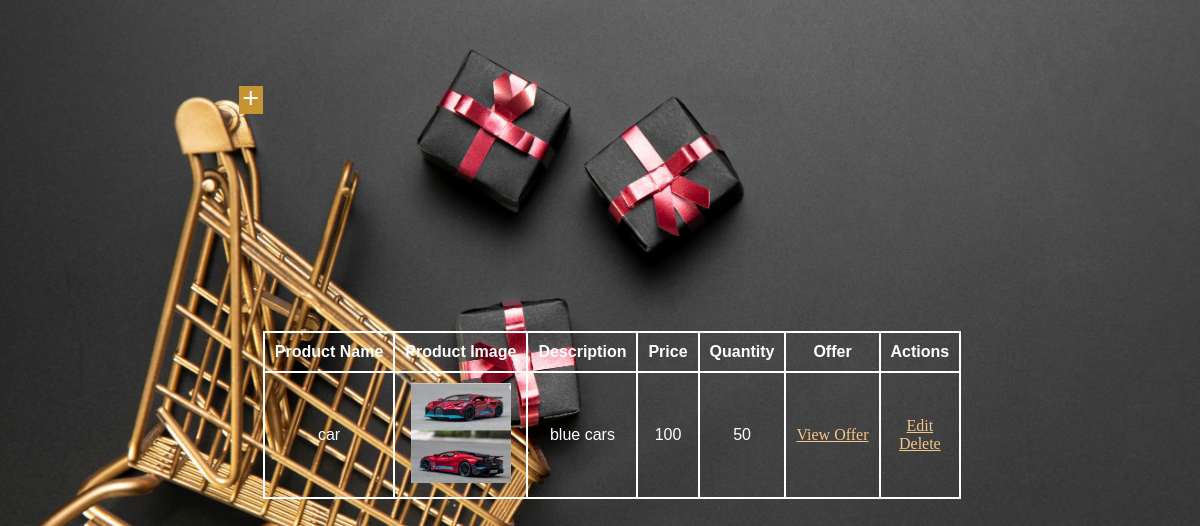
The app's page /sellerproduct, older data.
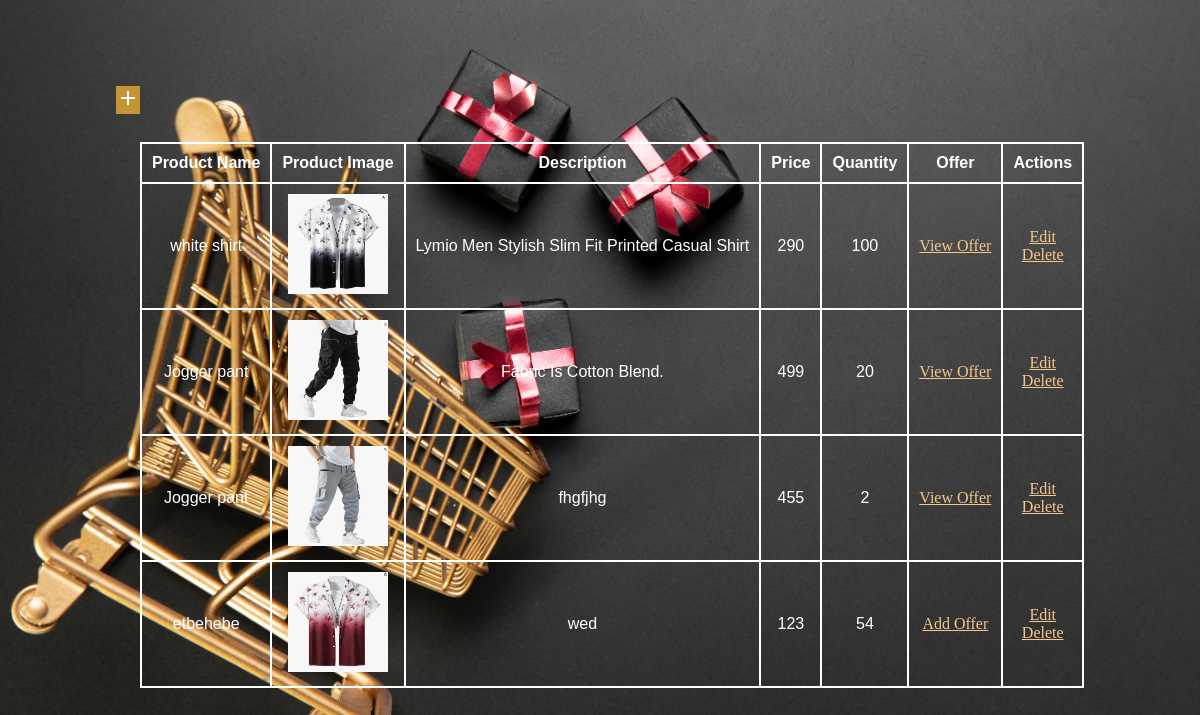
The same page, newer data.
### SpeedKartApp/models.py (models this page shows)
class Product_Table(models.Model):
    SELLER_ID = models.ForeignKey(Seller_Table, on_delete=models.CASCADE, null=True, blank=True)
    CATEGORY= models.ForeignKey(Category_Table, on_delete=models.CASCADE, null=True, blank=True)
    Product_name = models.CharField(max_length=100, null=True, blank=True)
    Product_image = models.FileField(upload_to='product/',null= True,blank=True)
    Description =  models.CharField(max_length= 100, null= True, blank= True)
    Price = models.IntegerField(null= True, blank= True)
    Quantity = models.IntegerField(null= True, blank= True)

### SpeedKartApp/views.py (the view)
# urls.py: path('sellerproduct', SellerProduct.as_view(), name="sellerproduct"),
class SellerProduct(View):
    def get(self, request):
        x=Product_Table.objects.all()
        return render(request, 'seller/manageproduct_seller.html', {'obj' : x})

### templates/seller/manageproduct_seller.html (shortened to what this page needs)
{% load static %}
<!DOCTYPE html>
<html lang="en">
<head>
    <link rel="stylesheet" href="{% static 'style.css' %}">
</head>
<body>
    <div class="test">
        <div class="add">
            <a href="/selleraddproduct"><i class="material-icons">add</i></a>
        </div>
        <table>
            <tr>
                <th>Product Name</th>
                <th>Product Image</th>
                <th>Description</th>
                <th>Price</th>
                <th>Quantity</th>
                <th>Offer</th>
                <th>Actions</th>
            </tr>
            {% for i in obj %}
            <tr>
                <td>{{ i.Product_name }}</td>
                <td>
                    <img src="{{ i.Product_image.url }}" alt="Product Image" height="100px" width="100px">
                </td>
                <td>{{ i.Description }}</td>
                <td>{{ i.Price }}</td>
                <td>{{ i.Quantity }}</td>
                <td>
                    {% if i.offer_table_set.exists %}
                        <a href="/viewoffer/{{ i.id }}">View Offer</a>
                    {% else %}
                        <a href="/selleraddoffer/{{ i.id }}">Add Offer</a>
                    {% endif %}
                </td>
                <td>
                    <a href="/editpro/{{ i.id }}">Edit</a><br>
                    <a href="/deletepro/{{ i.id }}" onclick="return confirm('Are you sure you want to delete this item?')">Delete</a>
                </td>
            </tr>
            {% endfor %}
        </table>
    </div>
</body>
</html>

### static/style.css (style rules this page uses)
* { padding: 0; margin: 0; color: white; font-family: Verdana, Geneva, Tahoma, sans-serif; }
.test { display: flex; justify-content: center; height: 100vh; align-items: center; position: relative; }
body { background-image: url(img20.jpg); background-size: cover; }
a { font-family: cursive; color: rgb(245, 198, 137); text-align: center; }
table { border-collapse: collapse; margin-top: 30px; }
th, td { border: 2.5px solid rgb(255, 255, 255); padding: 10px; text-align: center; }
.add { margin-bottom: 600px; }
.add { right: 400px; top: 290px; background-color: #c79434; }

Row changes from the older to the newer data that the page shows:
removed Product_Table: Product_name "car", Product_image (picture), Description "blue cars", Price "100", Quantity "50"
added Product_Table: Product_name "white shirt", Product_image (picture), Description "Lymio Men Stylish Slim Fit Printed Casual Shirt", Price "290", Quantity "100"
added Product_Table: Product_name "Jogger pant", Product_image (picture), Description "Fabric Is Cotton Blend.", Price "499", Quantity "20"
added Product_Table: Product_name "Jogger pant", Product_image (picture), Description "fhgfjhg", Price "455", Quantity "2"
added Product_Table: Product_name "etbehebe", Product_image (picture), Description "wed", Price "123", Quantity "54"
